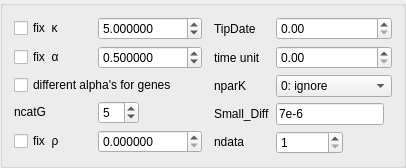
                     <widget class="QGroupBox" name="groupBox_23">
                      <property name="sizePolicy">
                       <sizepolicy hsizetype="Fixed" vsizetype="Preferred">
                        <horstretch>0</horstretch>
                        <verstretch>0</verstretch>
                       </sizepolicy>
                      </property>
                      <property name="title">
                       <string/>
                      </property>
                      <layout class="QGridLayout" name="gridLayout_20">
                       <item row="0" column="0">
                        <layout class="QGridLayout" name="gridLayout_19">
                         <item row="0" column="0">
                          <widget class="QCheckBox" name="checkBox_7">
                           <property name="sizePolicy">
                            <sizepolicy hsizetype="Fixed" vsizetype="Fixed">
                             <horstretch>0</horstretch>
                             <verstretch>0</verstretch>
                            </sizepolicy>
                           </property>
                           <property name="toolTip">
                            <string>Specifies whether κ in K80, F84, or HKY85 is given at a fixed
value or is to be estimated by iteration from the data.</string>
                           </property>
                           <property name="text">
                            <string>fix  κ        </string>
                           </property>
                           <property name="checked">
                            <bool>false</bool>
                           </property>
                          </widget>
                         </item>
                         <item row="0" column="1">
                          <widget class="QDoubleSpinBox" name="doubleSpinBox_36">
                           <property name="sizePolicy">
                            <sizepolicy hsizetype="Fixed" vsizetype="Fixed">
                             <horstretch>0</horstretch>
                             <verstretch>0</verstretch>
                            </sizepolicy>
                           </property>
                           <property name="decimals">
                            <number>6</number>
                           </property>
                           <property name="maximum">
                            <double>99999.999999000006937</double>
                           </property>
                           <property name="singleStep">
                            <double>0.100000000000000</double>
                           </property>
                           <property name="value">
                            <double>5.000000000000000</double>
                           </property>
                          </widget>
                         </item>
                         <item row="1" column="0">
                          <widget class="QCheckBox" name="checkBox_8">
                           <property name="sizePolicy">
                            <sizepolicy hsizetype="Fixed" vsizetype="Fixed">
                             <horstretch>0</horstretch>
                             <verstretch>0</verstretch>
                            </sizepolicy>
                           </property>
                           <property name="toolTip">
                            <string>&lt;!DOCTYPE HTML PUBLIC &quot;-//W3C//DTD HTML 4.0//EN&quot; &quot;http://www.w3.org/TR/REC-html40/strict.dtd&quot;&gt;
&lt;html&gt;&lt;head&gt;&lt;meta name=&quot;qrichtext&quot; content=&quot;1&quot; /&gt;&lt;style type=&quot;text/css&quot;&gt;
p, li { white-space: pre-wrap; }
&lt;/style&gt;&lt;/head&gt;&lt;body style=&quot; font-weight:400; font-style:normal;&quot;&gt;
&lt;p style=&quot; margin-top:0px; margin-bottom:0px; margin-left:0px; margin-right:0px; -qt-block-indent:0; text-indent:0px;&quot;&gt;It refers to the shape parameter of the gamma distribution for variable substitution rates across sites (Yang 1994a).&lt;/p&gt;
&lt;p style=&quot;-qt-paragraph-type:empty; margin-top:0px; margin-bottom:0px; margin-left:0px; margin-right:0px; -qt-block-indent:0; text-indent:0px;&quot;&gt;&lt;/p&gt;
&lt;p style=&quot; margin-top:0px; margin-bottom:0px; margin-left:0px; margin-right:0px; -qt-block-indent:0; text-indent:0px;&quot;&gt;Fixing it to &lt;span style=&quot; font-weight:600;&quot;&gt;0&lt;/span&gt; specifies the model of a single rate for all sites.&lt;/p&gt;
&lt;p style=&quot;-qt-paragraph-type:empty; margin-top:0px; margin-bottom:0px; margin-left:0px; margin-right:0px; -qt-block-indent:0; text-indent:0px;&quot;&gt;&lt;/p&gt;
&lt;p style=&quot; margin-top:0px; margin-bottom:0px; margin-left:0px; margin-right:0px; -qt-block-indent:0; text-indent:0px;&quot;&gt;If it is not fixed, the value has to be larger than 0.&lt;/p&gt;&lt;/body&gt;&lt;/html&gt;</string>
                           </property>
                           <property name="text">
                            <string>fix  α        </string>
                           </property>
                           <property name="checked">
                            <bool>false</bool>
                           </property>
                          </widget>
                         </item>
                         <item row="1" column="1">
                          <widget class="QDoubleSpinBox" name="doubleSpinBox_23">
                           <property name="sizePolicy">
                            <sizepolicy hsizetype="Fixed" vsizetype="Fixed">
                             <horstretch>0</horstretch>
                             <verstretch>0</verstretch>
                            </sizepolicy>
                           </property>
                           <property name="decimals">
                            <number>6</number>
                           </property>
                           <property name="maximum">
                            <double>99999.999999000006937</double>
                           </property>
                           <property name="singleStep">
                            <double>0.100000000000000</double>
                           </property>
                           <property name="value">
                            <double>0.500000000000000</double>
                           </property>
                          </widget>
                         </item>
                         <item row="2" column="0" colspan="2">
                          <widget class="QCheckBox" name="checkBox_6">
                           <property name="sizePolicy">
                            <sizepolicy hsizetype="Fixed" vsizetype="Fixed">
                             <horstretch>0</horstretch>
                             <verstretch>0</verstretch>
                            </sizepolicy>
                           </property>
                           <property name="text">
                            <string>different alpha's for genes</string>
                           </property>
                           <property name="checked">
                            <bool>false</bool>
                           </property>
                          </widget>
                         </item>
                         <item row="3" column="0">
                          <widget class="QLabel" name="label_50">
                           <property name="sizePolicy">
                            <sizepolicy hsizetype="Fixed" vsizetype="Fixed">
                             <horstretch>0</horstretch>
                             <verstretch>0</verstretch>
                            </sizepolicy>
                           </property>
                           <property name="toolTip">
                            <string>The number of categories for the discrete-gamma model.</string>
                           </property>
                           <property name="text">
                            <string>ncatG   </string>
                           </property>
                          </widget>
                         </item>
                         <item row="3" column="1">
                          <widget class="QSpinBox" name="spinBox_6">
                           <property name="sizePolicy">
                            <sizepolicy hsizetype="Fixed" vsizetype="Fixed">
                             <horstretch>0</horstretch>
                             <verstretch>0</verstretch>
                            </sizepolicy>
                           </property>
                           <property name="value">
                            <number>5</number>
                           </property>
                          </widget>
                         </item>
                         <item row="4" column="0">
                          <widget class="QCheckBox" name="checkBox_13">
                           <property name="sizePolicy">
                            <sizepolicy hsizetype="Fixed" vsizetype="Fixed">
                             <horstretch>0</horstretch>
                             <verstretch>0</verstretch>
                            </sizepolicy>
                           </property>
                           <property name="toolTip">
                            <string>&lt;!DOCTYPE HTML PUBLIC &quot;-//W3C//DTD HTML 4.0//EN&quot; &quot;http://www.w3.org/TR/REC-html40/strict.dtd&quot;&gt;
&lt;html&gt;&lt;head&gt;&lt;meta name=&quot;qrichtext&quot; content=&quot;1&quot; /&gt;&lt;style type=&quot;text/css&quot;&gt;
p, li { white-space: pre-wrap; }
&lt;/style&gt;&lt;/head&gt;&lt;body style=&quot; font-weight:400; font-style:normal;&quot;&gt;
&lt;p style=&quot; margin-top:0px; margin-bottom:0px; margin-left:0px; margin-right:0px; -qt-block-indent:0; text-indent:0px;&quot;&gt;It is the correlation parameter of the auto-discrete-gamma model (Yang 1995) that describes the correlation of rates at adjacent sites.&lt;/p&gt;
&lt;p style=&quot;-qt-paragraph-type:empty; margin-top:0px; margin-bottom:0px; margin-left:0px; margin-right:0px; -qt-block-indent:0; text-indent:0px;&quot;&gt;&lt;/p&gt;
&lt;p style=&quot; margin-top:0px; margin-bottom:0px; margin-left:0px; margin-right:0px; -qt-block-indent:0; text-indent:0px;&quot;&gt;Fixing it to &lt;span style=&quot; font-weight:600;&quot;&gt;0&lt;/span&gt; specifies the model of independent rates for sites.&lt;/p&gt;&lt;/body&gt;&lt;/html&gt;</string>
                           </property>
                           <property name="text">
                            <string>fix  ρ        </string>
                           </property>
                           <property name="checked">
                            <bool>false</bool>
                           </property>
                          </widget>
                         </item>
                         <item row="4" column="1">
                          <widget class="QDoubleSpinBox" name="doubleSpinBox_24">
                           <property name="sizePolicy">
                            <sizepolicy hsizetype="Fixed" vsizetype="Fixed">
                             <horstretch>0</horstretch>
                             <verstretch>0</verstretch>
                            </sizepolicy>
                           </property>
                           <property name="decimals">
                            <number>6</number>
                           </property>
                           <property name="maximum">
                            <double>99999.999999000006937</double>
                           </property>
                           <property name="singleStep">
                            <double>0.100000000000000</double>
                           </property>
                           <property name="value">
                            <double>0.000000000000000</double>
                           </property>
                          </widget>
                         </item>
                        </layout>
                       </item>
                       <item row="0" column="1">
                        <layout class="QGridLayout" name="gridLayout_13">
                         <property name="leftMargin">
                          <number>6</number>
                         </property>
                         <item row="0" column="0">
                          <widget class="QLabel" name="label_116">
                           <property name="toolTip">
                            <string>Used to estimate ages of internal nodes on the given rooted tree
when the sequences at the tips having sampling dates, as in the
case of sequentially sampled viral sequences. The sample dates
are the the last field in the sequence name.</string>
                           </property>
                           <property name="text">
                            <string>TipDate</string>
                           </property>
                          </widget>
                         </item>
                         <item row="0" column="1">
                          <widget class="QDoubleSpinBox" name="doubleSpinBox_21"/>
                         </item>
                         <item row="1" column="0">
                          <widget class="QLabel" name="label_117">
                           <property name="toolTip">
                            <string>The time unit of the sampling dates.</string>
                           </property>
                           <property name="text">
                            <string>time unit</string>
                           </property>
                          </widget>
                         </item>
                         <item row="1" column="1">
                          <widget class="QDoubleSpinBox" name="doubleSpinBox_22">
                           <property name="maximum">
                            <double>1000.000000000000000</double>
                           </property>
                          </widget>
                         </item>
                         <item row="2" column="0">
                          <widget class="QLabel" name="label_49">
                           <property name="sizePolicy">
                            <sizepolicy hsizetype="Fixed" vsizetype="Fixed">
                             <horstretch>0</horstretch>
                             <verstretch>0</verstretch>
                            </sizepolicy>
                           </property>
                           <property name="toolTip">
                            <string>&lt;!DOCTYPE HTML PUBLIC &quot;-//W3C//DTD HTML 4.0//EN&quot; &quot;http://www.w3.org/TR/REC-html40/strict.dtd&quot;&gt;
&lt;html&gt;&lt;head&gt;&lt;meta name=&quot;qrichtext&quot; content=&quot;1&quot; /&gt;&lt;style type=&quot;text/css&quot;&gt;
p, li { white-space: pre-wrap; }
&lt;/style&gt;&lt;/head&gt;&lt;body style=&quot; font-weight:400; font-style:normal;&quot;&gt;
&lt;p style=&quot; margin-top:0px; margin-bottom:0px; margin-left:0px; margin-right:0px; -qt-block-indent:0; text-indent:0px;&quot;&gt;Specifies nonparametric models for variable and Markov-dependent rates across sites:&lt;/p&gt;
&lt;p style=&quot;-qt-paragraph-type:empty; margin-top:0px; margin-bottom:0px; margin-left:0px; margin-right:0px; -qt-block-indent:0; text-indent:0px;&quot;&gt;&lt;/p&gt;
&lt;p style=&quot; margin-top:0px; margin-bottom:0px; margin-left:0px; margin-right:0px; -qt-block-indent:0; text-indent:0px;&quot;&gt;&lt;span style=&quot; font-weight:600;&quot;&gt;1&lt;/span&gt; or &lt;span style=&quot; font-weight:600;&quot;&gt;2&lt;/span&gt; means several (ncatG) categories of independent rates for sites.&lt;/p&gt;
&lt;p style=&quot;-qt-paragraph-type:empty; margin-top:0px; margin-bottom:0px; margin-left:0px; margin-right:0px; -qt-block-indent:0; text-indent:0px;&quot;&gt;&lt;/p&gt;
&lt;p style=&quot; margin-top:0px; margin-bottom:0px; margin-left:0px; margin-right:0px; -qt-block-indent:0; text-indent:0px;&quot;&gt;&lt;span style=&quot; font-weight:600;&quot;&gt;3&lt;/span&gt; or &lt;span style=&quot; font-weight:600;&quot;&gt;4&lt;/span&gt; means the rates are Markov-dependent at adjacent sites.&lt;/p&gt;
&lt;p style=&quot;-qt-paragraph-type:empty; margin-top:0px; margin-bottom:0px; margin-left:0px; margin-right:0px; -qt-block-indent:0; text-indent:0px;&quot;&gt;&lt;/p&gt;
&lt;p style=&quot; margin-top:0px; margin-bottom:0px; margin-left:0px; margin-right:0px; -qt-block-indent:0; text-indent:0px;&quot;&gt;&lt;span style=&quot; font-weight:600;&quot;&gt;1&lt;/span&gt; and &lt;span style=&quot; font-weight:600;&quot;&gt;3&lt;/span&gt; have the restriction that each rate category has equal probability while &lt;span style=&quot; font-weight:600;&quot;&gt;2&lt;/span&gt; and &lt;span style=&quot; font-weight:600;&quot;&gt;4&lt;/span&gt; do not have this restriction (Yang 1995).&lt;/p&gt;&lt;/body&gt;&lt;/html&gt;</string>
                           </property>
                           <property name="text">
                            <string>nparK</string>
                           </property>
                          </widget>
                         </item>
                         <item row="2" column="1">
                          <widget class="QComboBox" name="comboBox_13">
                           <property name="sizePolicy">
                            <sizepolicy hsizetype="Fixed" vsizetype="Fixed">
                             <horstretch>0</horstretch>
                             <verstretch>0</verstretch>
                            </sizepolicy>
                           </property>
                           <item>
                            <property name="text">
                             <string>0: ignore</string>
                            </property>
                           </item>
                           <item>
                            <property name="text">
                             <string>1: rK</string>
                            </property>
                           </item>
                           <item>
                            <property name="text">
                             <string>2: rK &amp; fK</string>
                            </property>
                           </item>
                           <item>
                            <property name="text">
                             <string>3: rK &amp; MK (1/K)</string>
                            </property>
                           </item>
                           <item>
                            <property name="text">
                             <string>4: rK &amp; MK</string>
                            </property>
                           </item>
                          </widget>
                         </item>
                         <item row="3" column="0">
                          <widget class="QLabel" name="label_48">
                           <property name="sizePolicy">
                            <sizepolicy hsizetype="Fixed" vsizetype="Fixed">
                             <horstretch>0</horstretch>
                             <verstretch>0</verstretch>
                            </sizepolicy>
                           </property>
                           <property name="toolTip">
                            <string>A small value used in the difference approximation of derivatives.</string>
                           </property>
                           <property name="text">
                            <string>Small_Diff</string>
                           </property>
                          </widget>
                         </item>
                         <item row="3" column="1">
                          <widget class="QLineEdit" name="lineEdit_12">
                           <property name="sizePolicy">
                            <sizepolicy hsizetype="Fixed" vsizetype="Fixed">
                             <horstretch>0</horstretch>
                             <verstretch>0</verstretch>
                            </sizepolicy>
                           </property>
                           <property name="text">
                            <string>7e-6</string>
                           </property>
                           <property name="dragEnabled">
                            <bool>true</bool>
                           </property>
                          </widget>
                         </item>
                         <item row="4" column="0">
                          <widget class="QLabel" name="label_46">
                           <property name="sizePolicy">
                            <sizepolicy hsizetype="Fixed" vsizetype="Fixed">
                             <horstretch>0</horstretch>
                             <verstretch>0</verstretch>
                            </sizepolicy>
                           </property>
                           <property name="toolTip">
                            <string>The number of separate data sets in the file.</string>
                           </property>
                           <property name="text">
                            <string>ndata  </string>
                           </property>
                          </widget>
                         </item>
                         <item row="4" column="1">
                          <widget class="QSpinBox" name="spinBox_8">
                           <property name="sizePolicy">
                            <sizepolicy hsizetype="Fixed" vsizetype="Fixed">
                             <horstretch>0</horstretch>
                             <verstretch>0</verstretch>
                            </sizepolicy>
                           </property>
                           <property name="minimum">
                            <number>1</number>
                           </property>
                           <property name="maximum">
                            <number>99999999</number>
                           </property>
                           <property name="value">
                            <number>1</number>
                           </property>
                          </widget>
                         </item>
                        </layout>
                       </item>
                      </layout>
                     </widget>
